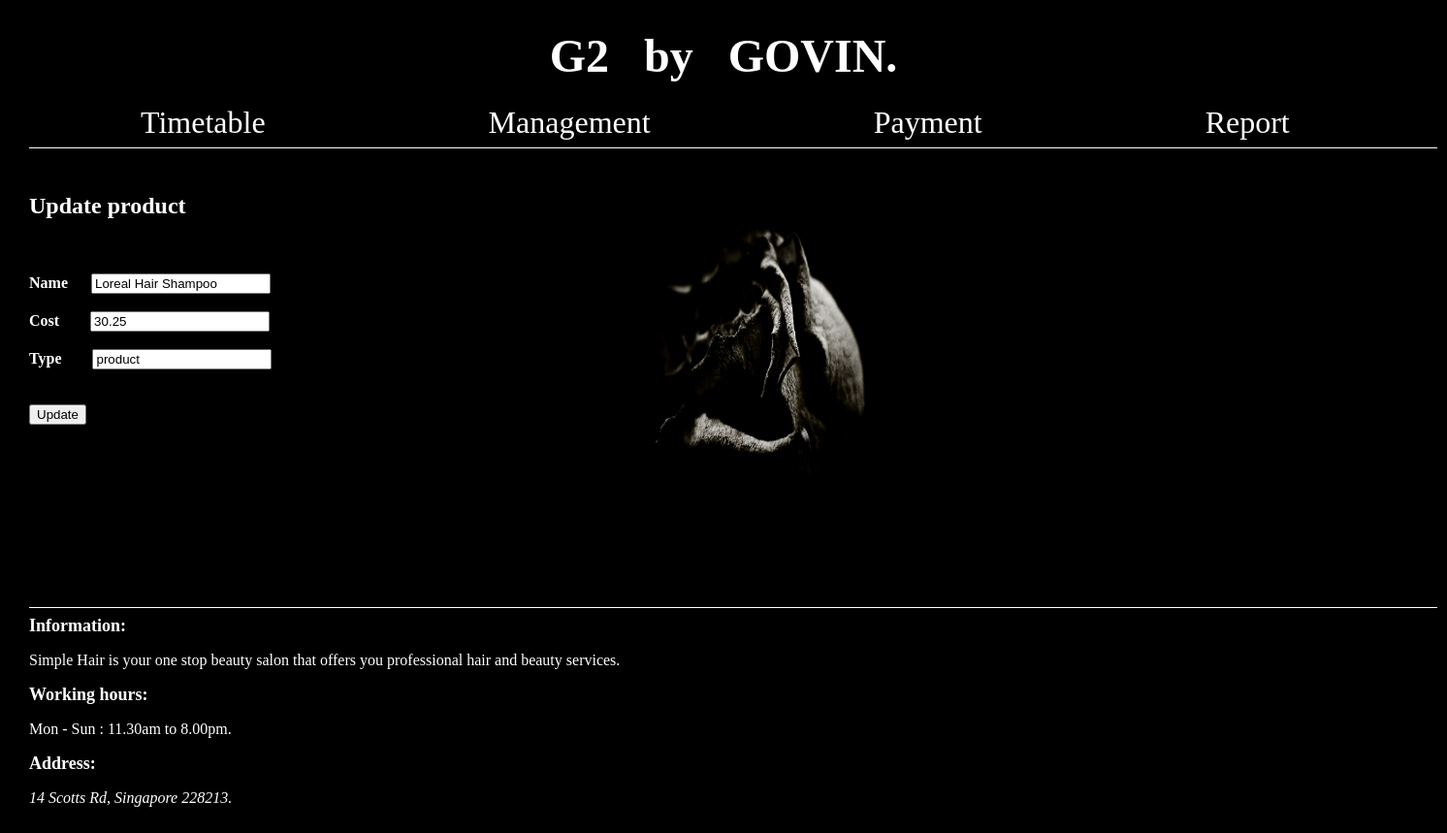
/product/edit.php?id=1, run on the app's committed database.
### tables this page shows
CREATE TABLE `product` (
  `id` int(11) NOT NULL,
  `name` varchar(255) NOT NULL,
  `cost` varchar(20) NOT NULL,
  `type` varchar(20) NOT NULL
);

### product/edit.php (the view, shortened to what this page needs)
<?php
require 'db.php';
$id = $_GET['id'];
$sql = 'SELECT * FROM product WHERE id=:id';
$statement = $connection->prepare($sql);
$statement->execute([':id' => $id ]);
$item = $statement->fetch(PDO::FETCH_OBJ);
 ?>
<?php require 'header.php'; ?>
<div class="container">
  <div class="card mt-5">
    <div class="card-header">
      <h2>Update product</h2>
    </div><br><br>
    <div class="card-body">
      <form method="post">
        <div class="form-group">
          <label for="name"><b>Name</b> &nbsp&nbsp&nbsp&nbsp</label>
          <input value="<?= $item->name; ?>" type="text" name="name" id="name" class="form-control">
        </div><br>
        <div class="form-group">
          <label for="cost"><b>Cost</b> &nbsp&nbsp&nbsp&nbsp&nbsp&nbsp</label>
          <input type="cost" value="<?= $item->cost; ?>" name="cost" id="cost" class="form-control">
        </div><br>
          <div class="form-group">
          <label for="type"><b>Type</b> &nbsp&nbsp&nbsp&nbsp&nbsp&nbsp</label>
          <input type="type" value="<?= $item->type; ?>" name="type" id="type" class="form-control">
        </div><br><br>
        <div class="form-group">
          <button type="submit" class="btn btn-info">Update</button>
        </div>
      </form>
    </div>
  </div>
</div>
<?php require 'footer.php'; ?>

### product/header.php (style rules this page uses)
body { background: #000000; background-image:url('../back.jpg'); background-size: 380px 360px; background-repeat: no-repeat; background-position: 590px 180px; }

### data on the page
product: name "Loreal Hair Shampoo", cost "30.25", type "product"
